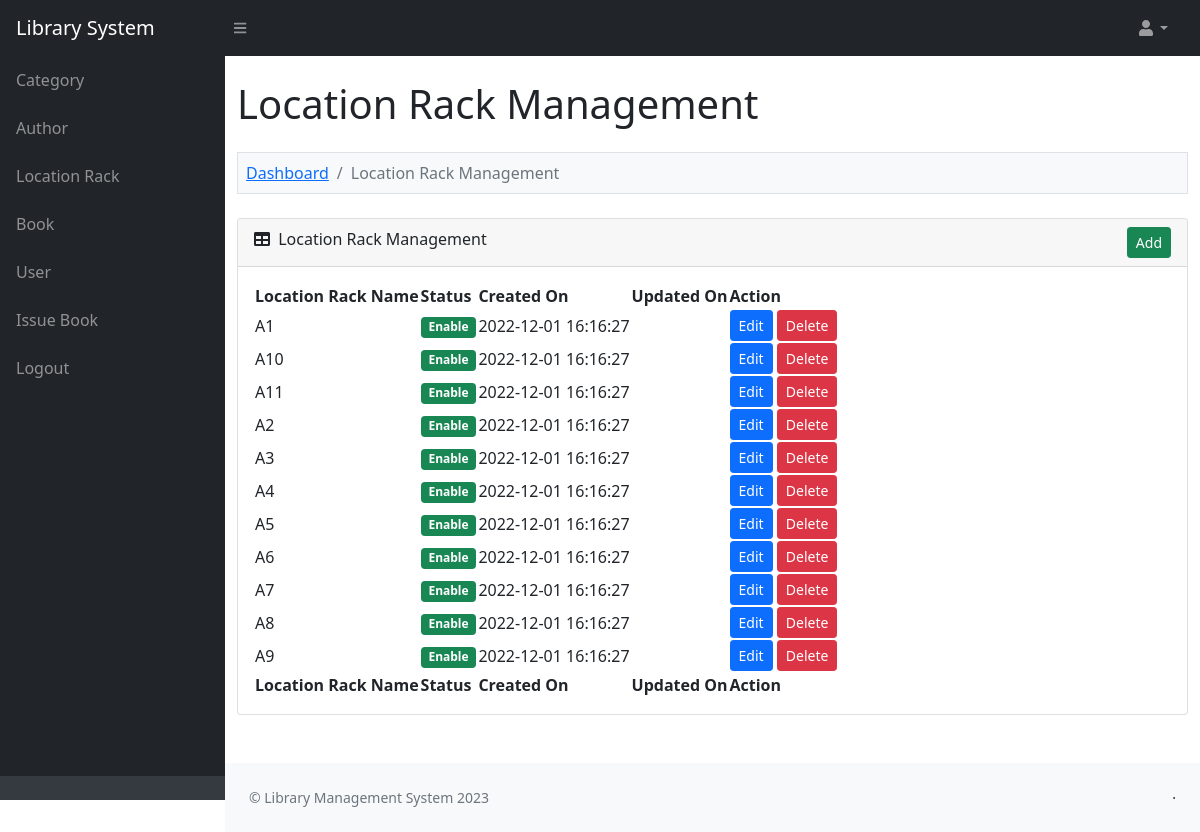
The page /admin/location_rack.php (signed in) on the database its author committed.
### tables this page shows
CREATE TABLE `lms_location_rack` (
  `location_rack_id` int(11) NOT NULL,
  `location_rack_name` varchar(200) NOT NULL,
  `location_rack_status` enum('Enable','Disable') NOT NULL,
  `location_rack_created_on` varchar(30) NOT NULL,
  `location_rack_updated_on` varchar(30) NOT NULL
);

### function.php (called while the page is built, shortened)
<?php
function convert_data($string, $action = 'encrypt')
{
	$encrypt_method = "AES-256-CBC";
	$secret_key = 'AA74CDCC2BBRT935136HH7B63C27';
	$secret_iv = '5fgf5HJ5g27';
	$key = hash('sha256', $secret_key);
	$iv = substr(hash('sha256', $secret_iv), 0, 16);
	if ($action == 'encrypt')
	{
		$output = openssl_encrypt($string, $encrypt_method, $key, 0, $iv);
	    $output = base64_encode($output);
	}
	else if ($action == 'decrypt')
	{
		$output = openssl_decrypt(base64_decode($string), $encrypt_method, $key, 0, $iv);
	}
	return $output;
}
?>

### admin/location_rack.php (the view, shortened to what this page needs)
<?php
include '../database_connection.php';
include '../function.php';
$error = '';
$query = "
	SELECT * FROM lms_location_rack
    ORDER BY location_rack_name ASC
";
$statement = $connect->prepare($query);
$statement->execute();
include '../header.php';
?>
<div class="container-fluid py-4" style="min-height: 700px;">
	<h1>Location Rack Management</h1>
	<?php
	if(isset($_GET["action"]))
	{
		if($_GET["action"] == 'add')
		{
		?>
	<ol class="breadcrumb mt-4 mb-4 bg-light p-2 border">
		<li class="breadcrumb-item"><a href="index.php">Dashboard</a></li>
		<li class="breadcrumb-item"><a href="category.php">Location Rack Management</a></li>
		<li class="breadcrumb-item active">Add Location Rack</li>
	</ol>
	<div class="row">
		<div class="col-md-6">
			<?php
			if($error != '')
			{
				echo '
				<div class="alert alert-danger alert-dismissible fade show" role="alert"><ul class="list-unstyled">'.$error.'</ul> <button type="button" class="btn-close" data-bs-dismiss="alert" aria-label="Close"></button></div>
				';
			}
			?>
			<div class="card mb-4">
				<div class="card-header">
					<i class="fas fa-user-plus"></i> Add New Location Rack
                </div>
                <div class="card-body">
                	<form method="post">
                		<div class="mb-3">
                			<label class="form-label">Location Rack Name</label>
                			<input type="text" name="location_rack_name" id="location_rack_name" class="form-control" />
                		</div>
                		<div class="mt-4 mb-0">
                			<input type="submit" name="add_location_rack" class="btn btn-success" value="Add" />
                		</div>
                	</form>
                </div>
            </div>
		</div>
	</div>
		<?php
		}
		else if($_GET["action"] == 'edit')
		{
			$location_rack_id = convert_data($_GET["code"], 'decrypt');
			if($location_rack_id > 0)
			{
				$query = "
				SELECT * FROM lms_location_rack
                WHERE location_rack_id = '$location_rack_id'
				";
				$location_rack_result = $connect->query($query);
				foreach($location_rack_result as $location_rack_row)
				{
	?>
	<ol class="breadcrumb mt-4 mb-4 bg-light p-2 border">
		<li class="breadcrumb-item"><a href="index.php">Dashboard</a></li>
        <li class="breadcrumb-item"><a href="location_rack.php">Location Rack Management</a></li>
        <li class="breadcrumb-item active">Edit Location Rack</li>
    </ol>
    <div class="row">
    	<div class="col-md-6">
    		<div class="card mb-4">
    			<div class="card-header">
    				<i class="fas fa-user-edit"></i> Edit Location Rack Details
                </div>
                <div class="card-body">
                	<form method="post">
                		<div class="mb-3">
                			<label class="form-label">Location Rack Name</label>
                			<input type="text" name="location_rack_name" id="location_rack_name" class="form-control" value="<?php echo $location_rack_row["location_rack_name"]; ?>" />
                		</div>
                		<div class="mt-4 mb-0">
                			<input type="hidden" name="location_rack_id" value="<?php echo $_GET['code']; ?>" />
                			<input type="submit" name="edit_location_rack" class="btn btn-primary" value="Edit" />
                		</div>
                	</form>
                </div>
            </div>
    	</div>
    </div>
	<?php
				}
			}
		}
	}
	else
	{
	?>
	<ol class="breadcrumb mt-4 mb-4 bg-light p-2 border">
		<li class="breadcrumb-item"><a href="index.php">Dashboard</a></li>
		<li class="breadcrumb-item active">Location Rack Management</li>
	</ol>
	<div class="card mb-4">
		<div class="card-header">
			<div class="row">
				<div class="col col-md-6">
					<i class="fas fa-table me-1"></i> Location Rack Management
				</div>
				<div class="col col-md-6" align="right">
					<a href="location_rack.php?action=add" class="btn btn-success btn-sm">Add</a>
				</div>
			</div>
		</div>
		<div class="card-body">
			<table id="datatablesSimple">
				<thead>
					<tr>
						<th>Location Rack Name</th>
                        <th>Status</th>
                        <th>Created On</th>
                        <th>Updated On</th>
                        <th>Action</th>
					</tr>
				</thead>
				<tfoot>
					<tr>
						<th>Location Rack Name</th>
                        <th>Status</th>
                        <th>Created On</th>
                        <th>Updated On</th>
                        <th>Action</th>
					</tr>
				</tfoot>
				<tbody>
				<?php
				if($statement->rowCount() > 0)
				{
					foreach($statement->fetchAll() as $row)
					{
						$location_rack_status = '';
						if($row['location_rack_status'] == 'Enable')
						{
							$location_rack_status = '<div class="badge bg-success">Enable</div>';
						}
						else
						{
							$location_rack_status = '<div class="badge bg-danger">Disable</div>';
						}
						echo '
						<tr>
							<td>'.$row["location_rack_name"].'</td>
							<td>'.$location_rack_status.'</td>
							<td>'.$row["location_rack_created_on"].'</td>
							<td>'.$row["location_rack_updated_on"].'</td>
							<td>
								<a href="location_rack.php?action=edit&code='.convert_data($row["location_rack_id"]).'" class="btn btn-sm btn-primary">Edit</a>
								<button type="button" name="delete_button" class="btn btn-danger btn-sm" onclick="delete_data(`'.$row["location_rack_id"].'`, `'.$row["location_rack_status"].'`)">Delete</button>
							</td>
						</tr>
						';
					}
				}
				else
				{
					echo '
					<tr>
						<td colspan="5" class="text-center">No Data Found</td>
					</tr>
					';
				}
				?>
				</tbody>
			</table>
		</div>
	</div>
	<?php
	}
	?>
</div>
<?php
include '../footer.php';
?>

### rows shown on the page
lms_location_rack: location_rack_name "A1", location_rack_status "Enable", location_rack_created_on "2022-12-01 16:16:27"
lms_location_rack: location_rack_name "A10", location_rack_status "Enable", location_rack_created_on "2022-12-01 16:16:27"
lms_location_rack: location_rack_name "A11", location_rack_status "Enable", location_rack_created_on "2022-12-01 16:16:27"
lms_location_rack: location_rack_name "A2", location_rack_status "Enable", location_rack_created_on "2022-12-01 16:16:27"
lms_location_rack: location_rack_name "A3", location_rack_status "Enable", location_rack_created_on "2022-12-01 16:16:27"
lms_location_rack: location_rack_name "A4", location_rack_status "Enable", location_rack_created_on "2022-12-01 16:16:27"
lms_location_rack: location_rack_name "A5", location_rack_status "Enable", location_rack_created_on "2022-12-01 16:16:27"
lms_location_rack: location_rack_name "A6", location_rack_status "Enable", location_rack_created_on "2022-12-01 16:16:27"
lms_location_rack: location_rack_name "A7", location_rack_status "Enable", location_rack_created_on "2022-12-01 16:16:27"
lms_location_rack: location_rack_name "A8", location_rack_status "Enable", location_rack_created_on "2022-12-01 16:16:27"
lms_location_rack: location_rack_name "A9", location_rack_status "Enable", location_rack_created_on "2022-12-01 16:16:27"
